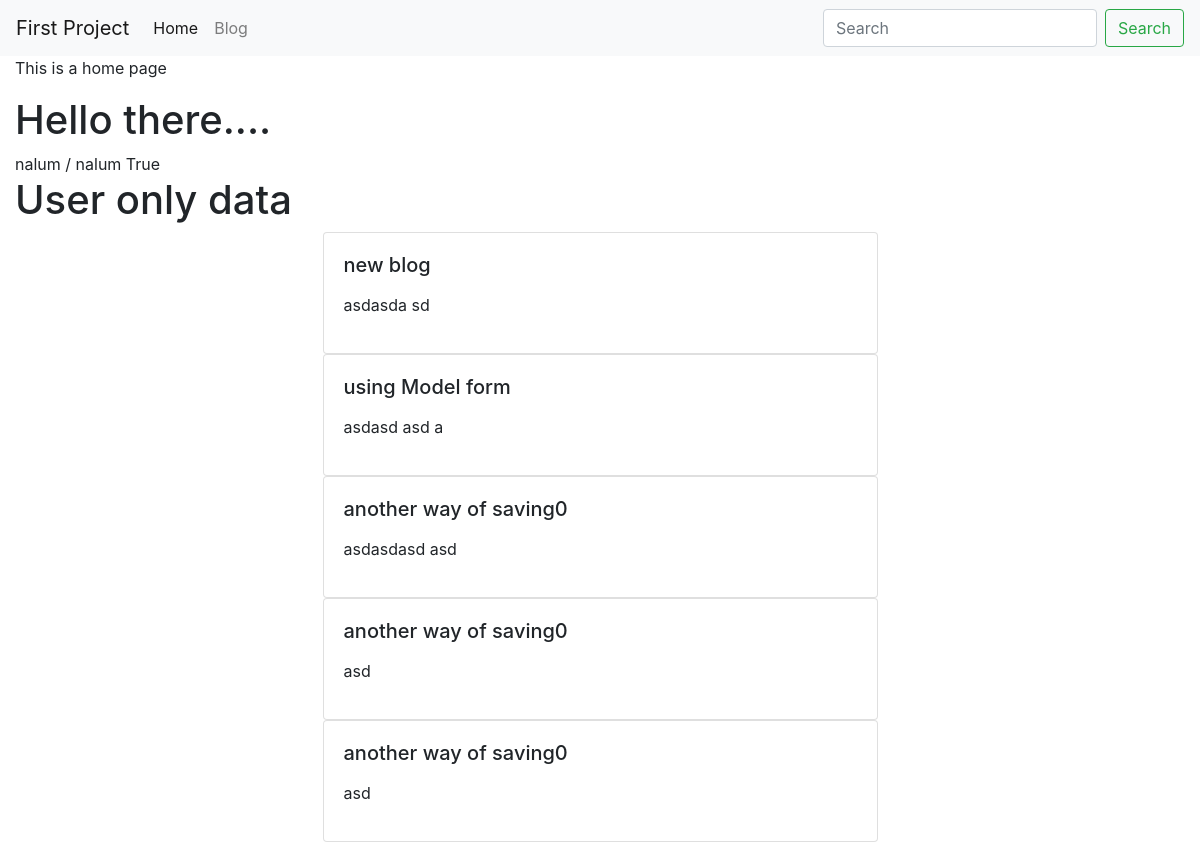
Before: / (signed in) with the older database file.
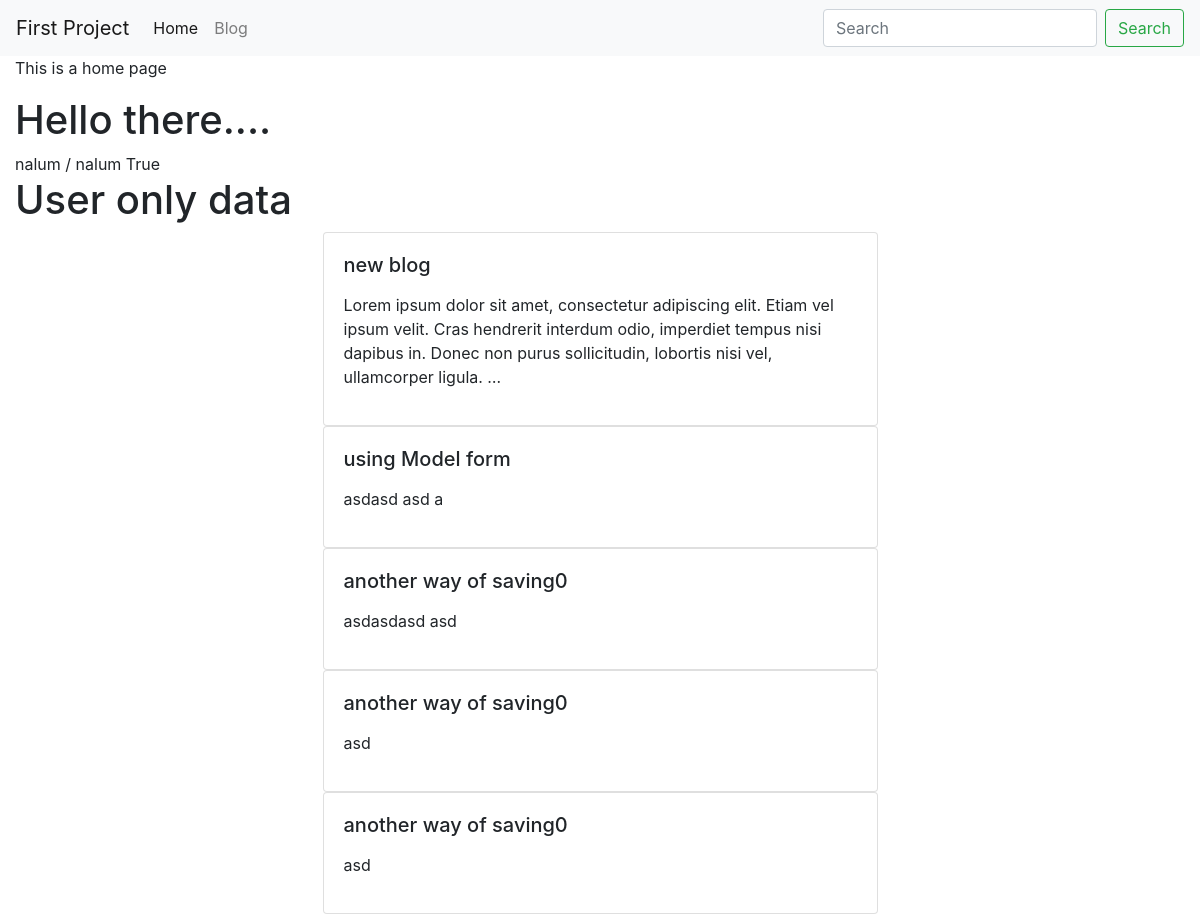
After: the same page with the newer database file.
### blog/models.py (models this page shows, shortened)
class BlogPost(models.Model):
    user = models.ForeignKey(User, default=1, null=True,  on_delete=models.SET_NULL)
    title = models.CharField(max_length=120)
    slug = models.SlugField(unique=True) # hello world -> hello-world
    content = models.TextField(null=True, blank=True)
    published_date = models.DateTimeField(auto_now=False, auto_now_add=False, null=True, blank=True)
    timestamp = models.DateTimeField(auto_now_add=True)
    updated = models.DateTimeField(auto_now=True)
    class Meta:
        ordering = ['-published_date', '-updated', '-timestamp' ]
    def get_absolute_url(self):
        return f"/blog/{self.slug}"

### home/views.py (the view)
# urls.py: path('', home_page),
def home_page(request):
    my_title = "Hello there...."
    qs = BlogPost.objects.all()[:5] # [:5] - Will only give you 5 items from a list
    context = {"title": my_title, 'blog_list': qs}
    return render(request, "home.html", context)

### templates/home.html (shortened to what this page needs)
{% extends 'base.html' %}
{% block content %}
    <p>This is a home page</p>
   <h1> {{ title }}</h1>
    {{ request.user }}
    {{ request.path }}
    {{ user }}
    {{ user.is_authenticated }}
{% if user.is_authenticated %}
<h1>User only data</h1>
    {% for a in blog_list %}
        {% include 'blog/list-inline.html' with blog_post=a truncate=True detail=False %}
    {% endfor %}
{% endif %}
{% endblock %}

### blog/templates/blog/list-inline.html (shortened to what this page needs)
<div class="col col-md-6 mx-auto">
    <div class="card">
        <div class="card-body">
            <h5 class="card-title">{{ blog_post.title }}</h5>
            <p class="card-text">
                {% if truncate %}
                    {{ blog_post.content | linebreaks | truncatewords:30}}
                {% else %}
                    {{ blog_post.content | linebreaks }}
                {% endif %}
            </p>
        </div>
    </div>
</div>

Changed rows visible on the page:
changed BlogPost "new blog": content "asdasda sd" → "Lorem ipsum dolor sit amet, consectetur adipiscing elit. Etiam vel ipsum velit. Cras hendrerit interdum odio, imperdiet tempus nisi dapibus in. Donec non purus sollicitudin, lobortis nisi vel, ullamcorper ligula. …"
